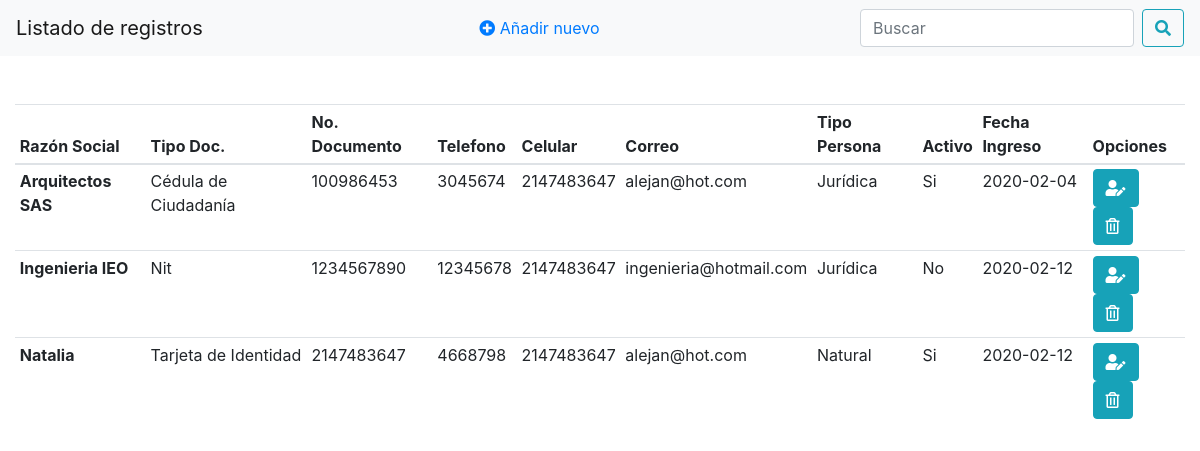
Page /PruebaTecnica/registros.php on the committed database.
### tables this page shows
CREATE TABLE IF NOT EXISTS `usuario` (
  `razon_social` text NOT NULL,
  `documento` int(12) NOT NULL,
  `tipo_doc` varchar(30) NOT NULL,
  `telefono` int(10) NOT NULL,
  `celular` int(10) NOT NULL,
  `correo` varchar(100) NOT NULL,
  `tipo_persona` varchar(15) NOT NULL,
  `activo` varchar(2) NOT NULL,
  `fecha_ingreso` date NOT NULL,
  PRIMARY KEY (`documento`)
);

### PruebaTecnica/registros.php (the view, shortened to what this page needs)
<?php
$con = new Conexion();
$conectar = $con->conectar();
$res = $conectar->query("SELECT * FROM `usuario`");
?>
<!DOCTYPE html>
<html>
    <head>
        <link rel="stylesheet" href="https://use.fontawesome.com/releases/v5.8.1/css/all.css">
        <link rel="stylesheet" href="https://stackpath.bootstrapcdn.com/bootstrap/4.4.1/css/bootstrap.min.css">
    </head>
    <body>
        <nav class="navbar navbar-light bg-light">
            <a class="navbar-brand">Listado de registros</a>
            <ul class="nav">
                <li class="nav-item justify-content-end">
                    <a class="nav-link active" href="index.php"><i class="fas fa-plus-circle"></i> Añadir nuevo</a>
                </li>
            </ul>
            <form class="form-inline" method="POST" action="resultado.php">
                <input class="form-control mr-sm-2" type="search" id="documento" name="documento" placeholder="Buscar" aria-label="Search"  data-toggle="tooltip" data-placement="bottom" title="Ingrese un documento">
                <button class="btn btn-outline-info my-2 my-sm-0" type="submit" name="accion" value="Consultar"><i class="fas fa-search"></i></button>
            </form>
        </nav>
        <div class="container-fluid mt-5">
            <table class="table table-sm table-hover">
                <thead>
                    <tr>
                        <th scope="col">Razón Social</th>
                        <th scope="col">Tipo Doc.</th>
                        <th scope="col">No. Documento</th>
                        <th scope="col">Telefono</th>
                        <th scope="col">Celular</th>
                        <th scope="col">Correo</th>
                        <th scope="col">Tipo Persona</th>
                        <th scope="col">Activo</th>
                        <th scope="col">Fecha Ingreso</th>
                        <th scope="col">Opciones</th>
                    </tr>
                </thead>
                <tbody>
                    <?php
                    while ($campos = $res->fetch_object()) {
                        ?>
                        <tr>
                            <th scope="row"><?php echo $campos->razon_social; ?></th>
                            <td><?php echo $campos->tipo_doc; ?></td>
                            <td><?php echo $campos->documento; ?></td>
                            <td><?php echo $campos->telefono; ?></td>
                            <td><?php echo $campos->celular; ?></td>
                            <td><?php echo $campos->correo; ?></td>
                            <td><?php echo $campos->tipo_persona; ?></td>
                            <td><?php echo $campos->activo; ?></td>
                            <td><?php echo $campos->fecha_ingreso; ?></td>
                            <td scope="col">
                                <button type="button" class="btn btn-info" onclick="window.location.href = 'index.php?editar&id=<?php echo $campos->documento; ?>'"><i class="fas fa-user-edit"></i></button>
                                <button type="button" class="btn btn-info" onclick="if (confirm('Realmente desea eliminar a <?php echo $campos->razon_social; ?>')) {
                                            window.location.href = '?eliminar&documento=<?php echo $campos->documento; ?>'
                                        }"><i class="far fa-trash-alt"></i></button>
                            </td>
                        </tr>
                        <?php
                    }
                    ?>
                </tbody>
            </table>
    </body>
</html>

### rows in the picture
usuario: razon_social "Arquitectos SAS", tipo_doc "Cédula de Ciudadanía", documento "100986453", telefono "3045674", celular "2147483647", correo "alejan@hot.com", tipo_persona "Jurídica", activo "Si", fecha_ingreso "2020-02-04"
usuario: razon_social "Ingenieria IEO", tipo_doc "Nit", documento "1234567890", telefono "12345678", celular "2147483647", correo "ingenieria@hotmail.com", tipo_persona "Jurídica", activo "No", fecha_ingreso "2020-02-12"
usuario: razon_social "Natalia", tipo_doc "Tarjeta de Identidad", documento "2147483647", telefono "4668798", celular "2147483647", correo "alejan@hot.com", tipo_persona "Natural", activo "Si", fecha_ingreso "2020-02-12"
